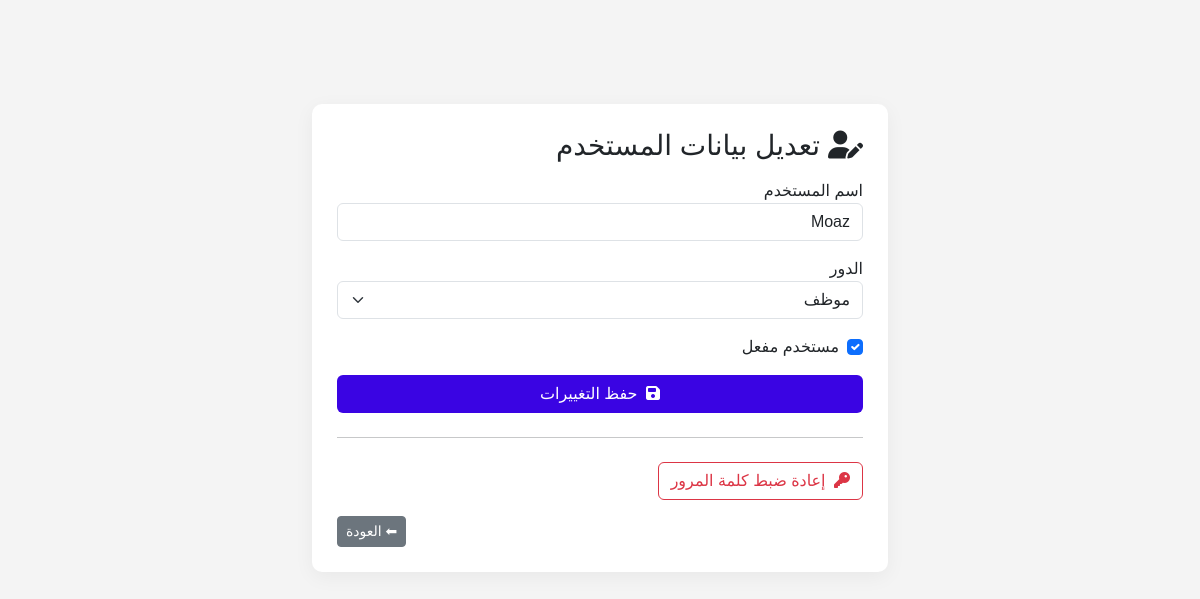
Page /admin/edit_user.php?id=2 (signed in) on the committed database.
### tables this page shows
CREATE TABLE `users` (
  `id` int(11) NOT NULL,
  `username` varchar(255) NOT NULL,
  `password` varchar(255) NOT NULL,
  `role` enum('admin','employee') NOT NULL DEFAULT 'employee',
  `last_login` datetime DEFAULT NULL,
  `active` tinyint(1) DEFAULT 1
);

### admin/edit_user.php (the view, shortened to what this page needs)
<?php
require_once dirname(__DIR__) . '../includes/db.php';
$id = $_GET['id'] ?? 0;
$stmt = $pdo->prepare("SELECT * FROM users WHERE id = ?");
$stmt->execute([$id]);
$user = $stmt->fetch();
?>
<!DOCTYPE html>
<html lang="ar" dir="rtl">
<head>
  <link href="https://cdn.jsdelivr.net/npm/bootstrap@5.3.2/dist/css/bootstrap.rtl.min.css" rel="stylesheet">
  <link href="https://cdnjs.cloudflare.com/ajax/libs/font-awesome/6.5.0/css/all.min.css" rel="stylesheet">
</head>
<body>
<div class="container">
  <div class="box mt-4">
    <h3><i class="fas fa-user-edit me-2"></i>تعديل بيانات المستخدم</h3>
    <form method="POST" class="mt-3">
      <div class="mb-3">
        <label>اسم المستخدم</label>
        <input type="text" name="username" class="form-control" value="<?= htmlspecialchars($user['username']); ?>" required>
      </div>
      <div class="mb-3">
        <label>الدور</label>
        <select name="role" class="form-select">
          <option value="employee" <?= $user['role'] === 'employee' ? 'selected' : '' ?>>موظف</option>
        </select>
      </div>
      <div class="form-check mb-3">
        <input class="form-check-input" type="checkbox" name="active" id="active" <?= $user['active'] ? 'checked' : '' ?>>
        <label class="form-check-label" for="active">مستخدم مفعل</label>
      </div>
      <div class="d-grid gap-2">
        <button name="update_user" class="btn btn-purple"><i class="fas fa-save me-1"></i> حفظ التغييرات</button>
      </div>
    </form>
    <hr class="my-4">
    <form method="POST">
      <button name="reset_password" class="btn btn-outline-danger"><i class="fas fa-key me-1"></i> إعادة ضبط كلمة المرور</button>
    </form>
    <div class="text-end mt-3">
      <a href="users.php" class="btn btn-sm btn-secondary">⬅ العودة</a>
    </div>
  </div>
</div>
</body>
</html>

### admin/edit_user.php (style rules this page uses)
body { font-family: 'Tajawal', sans-serif; background-color: #f4f4f4; padding-top: 80px; }
.container { max-width: 600px; }
.box { background: #fff; padding: 25px; border-radius: 10px; box-shadow: 0 5px 20px rgba(0,0,0,0.05); }
.btn-purple { background-color: #3a04e3; color: white; }

### rows in the picture
users: username "Moaz", role "موظف", active "☑"
